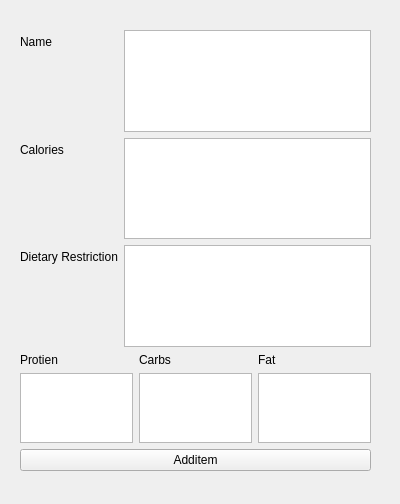
<?xml version="1.0" encoding="UTF-8"?>
<ui version="4.0">
 <class>additem</class>
 <widget class="QWidget" name="additem">
  <property name="geometry">
   <rect>
    <x>0</x>
    <y>0</y>
    <width>400</width>
    <height>504</height>
   </rect>
  </property>
  <property name="windowTitle">
   <string>Form</string>
  </property>
  <widget class="QWidget" name="verticalLayoutWidget">
   <property name="geometry">
    <rect>
     <x>20</x>
     <y>30</y>
     <width>351</width>
     <height>441</height>
    </rect>
   </property>
   <layout class="QVBoxLayout" name="verticalLayout">
    <item>
     <layout class="QFormLayout" name="formLayout">
      <item row="0" column="0">
       <widget class="QLabel" name="NameLabel">
        <property name="text">
         <string>Name</string>
        </property>
       </widget>
      </item>
      <item row="0" column="1">
       <widget class="QTextEdit" name="textEdit"/>
      </item>
      <item row="1" column="0">
       <widget class="QLabel" name="Calories">
        <property name="text">
         <string>Calories</string>
        </property>
       </widget>
      </item>
      <item row="1" column="1">
       <widget class="QTextEdit" name="textEdit_2"/>
      </item>
      <item row="2" column="0">
       <widget class="QLabel" name="DietaryRestriction">
        <property name="text">
         <string>Dietary Restriction</string>
        </property>
       </widget>
      </item>
      <item row="2" column="1">
       <widget class="QTextEdit" name="textEdit_3"/>
      </item>
     </layout>
    </item>
    <item>
     <layout class="QHBoxLayout" name="horizontalLayout_7">
      <item>
       <widget class="QLabel" name="Protien">
        <property name="text">
         <string>Protien</string>
        </property>
       </widget>
      </item>
      <item>
       <widget class="QLabel" name="Carbs">
        <property name="text">
         <string>Carbs </string>
        </property>
       </widget>
      </item>
      <item>
       <widget class="QLabel" name="Fat">
        <property name="text">
         <string>Fat</string>
        </property>
       </widget>
      </item>
     </layout>
    </item>
    <item>
     <layout class="QHBoxLayout" name="horizontalLayout_5">
      <item>
       <widget class="QTextEdit" name="textEdit_6"/>
      </item>
      <item>
       <widget class="QTextEdit" name="textEdit_5"/>
      </item>
      <item>
       <widget class="QTextEdit" name="textEdit_4"/>
      </item>
     </layout>
    </item>
    <item>
     <layout class="QHBoxLayout" name="horizontalLayout">
      <item>
       <widget class="QPushButton" name="pushButton">
        <property name="text">
         <string>Additem</string>
        </property>
       </widget>
      </item>
     </layout>
    </item>
   </layout>
  </widget>
 </widget>
 <resources/>
 <connections/>
</ui>
